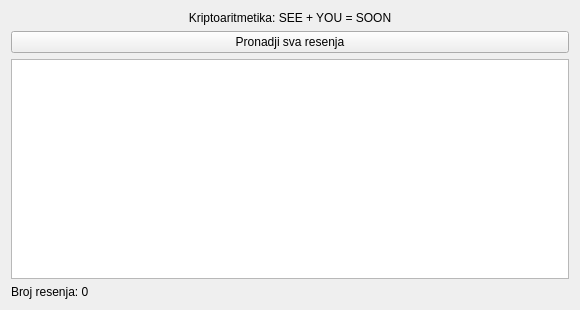
<?xml version="1.0" encoding="UTF-8"?>
<ui version="4.0">
 <class>CryptarithmForm</class>
 <widget class="QWidget" name="CryptarithmForm">
  <property name="geometry">
   <rect>
    <x>0</x>
    <y>0</y>
    <width>580</width>
    <height>310</height>
   </rect>
  </property>
  <property name="windowTitle">
   <string>SEE + YOU = SOON</string>
  </property>
  <layout class="QVBoxLayout" name="verticalLayout">
   <item>
    <widget class="QLabel" name="labelTitle">
     <property name="text">
      <string>Kriptoaritmetika: SEE + YOU = SOON</string>
     </property>
     <property name="alignment">
      <set>Qt::AlignCenter</set>
     </property>
    </widget>
   </item>
   <item>
    <widget class="QPushButton" name="buttonSolve">
     <property name="text">
      <string>Pronadji sva resenja</string>
     </property>
    </widget>
   </item>
   <item>
    <widget class="QTableWidget" name="tableSolutions">
     <property name="editTriggers">
      <set>QAbstractItemView::NoEditTriggers</set>
     </property>
    </widget>
   </item>
   <item>
    <widget class="QLabel" name="labelStatus">
     <property name="text">
      <string>Broj resenja: 0</string>
     </property>
    </widget>
   </item>
  </layout>
 </widget>
 <resources/>
 <connections/>
</ui>
